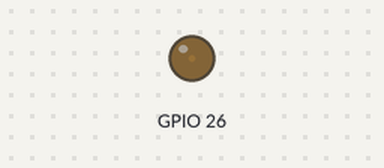
This sketch was run on a simulated ESP32. Parts: output pins drawn as LEDs (lit = HIGH).

Above: at 0.05 s.
At 0.65 s:
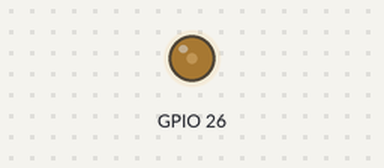
At 1.3 s:
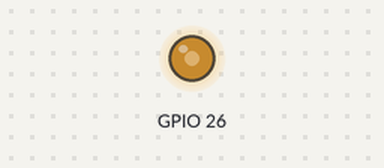
At 2.55 s:
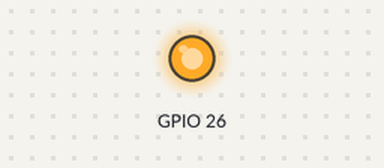
Timing chart, 0 to 5.9 s (numbered marks = the images above):
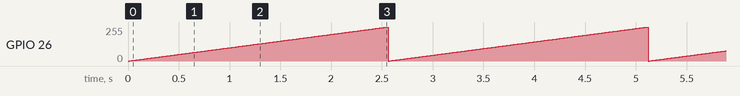

Measured:
- by itself, GPIO 26: ramps from 0/255 to 255/255 and jumps back, once every 2.6 s

The sketch:

DAC_test.ino
```cpp
void setup()
{

}

void loop()
{
   for(int i = 0 ; i<256; i++)
   {
    dacWrite(26,i);
    delay(10);
  }
}
```
